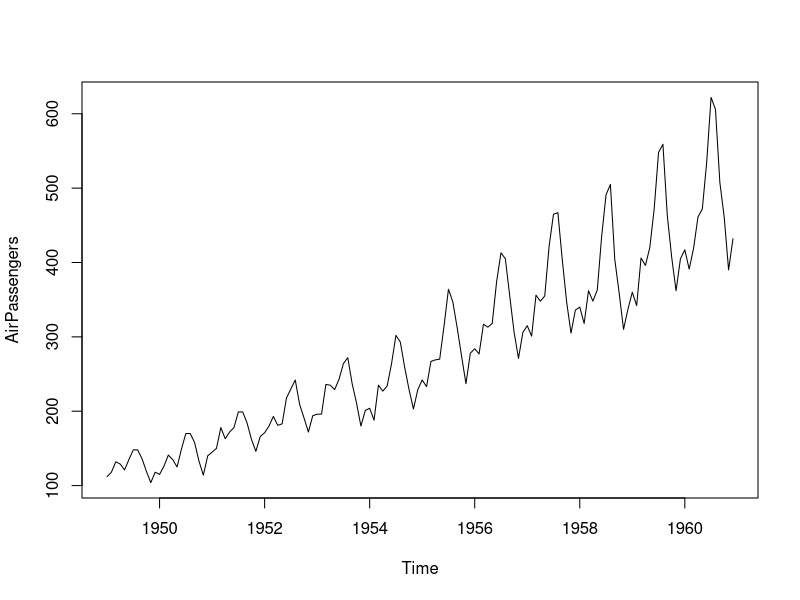
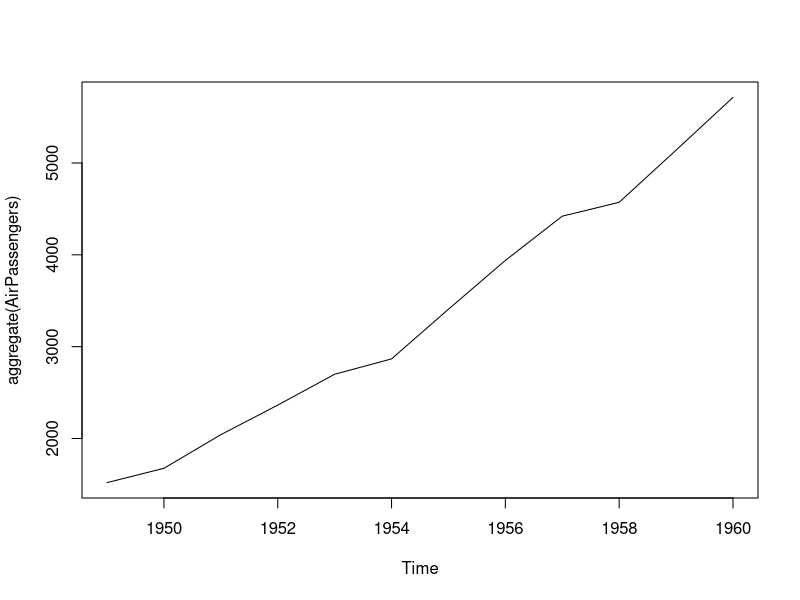
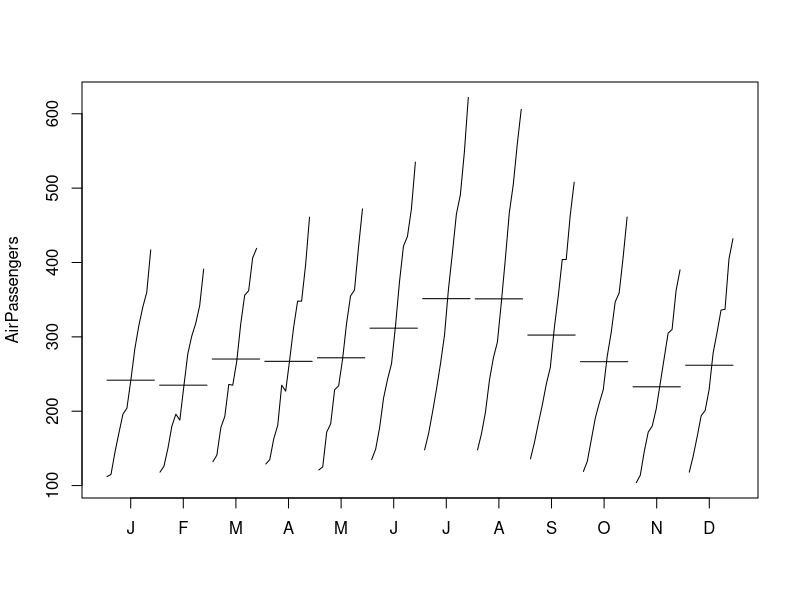
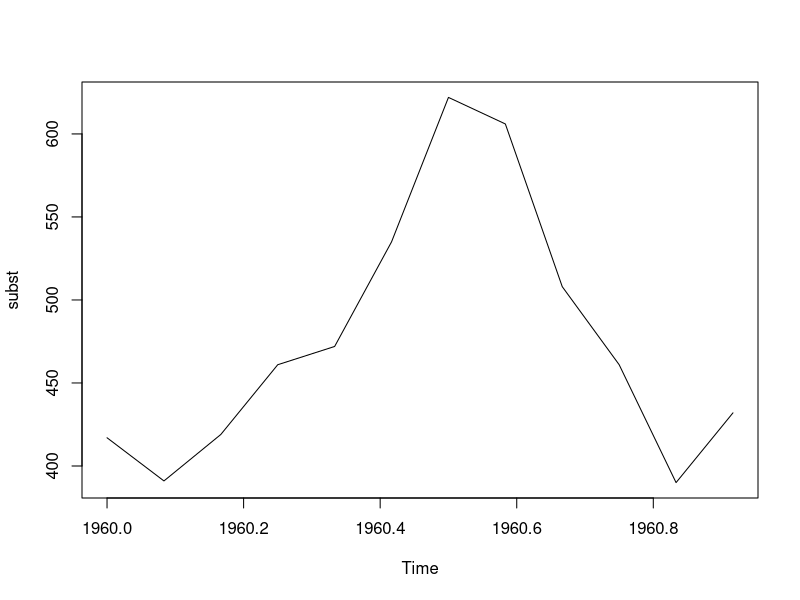
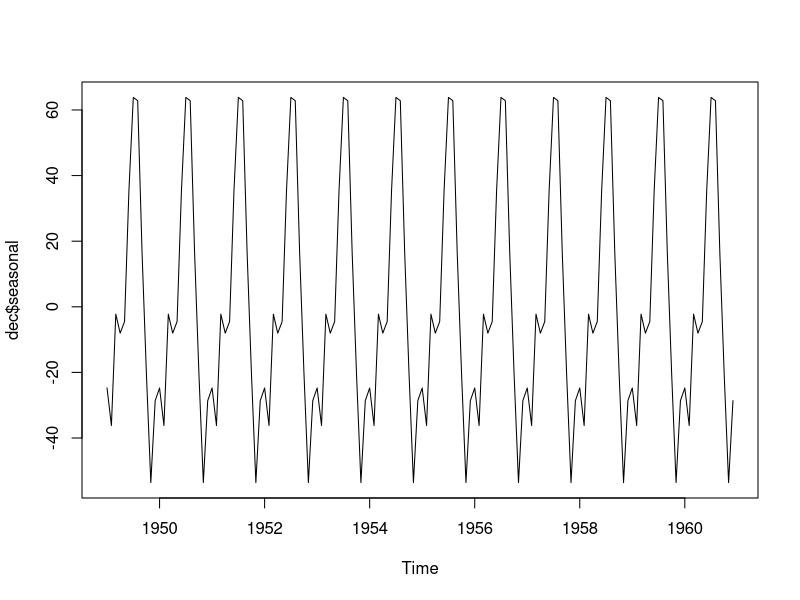
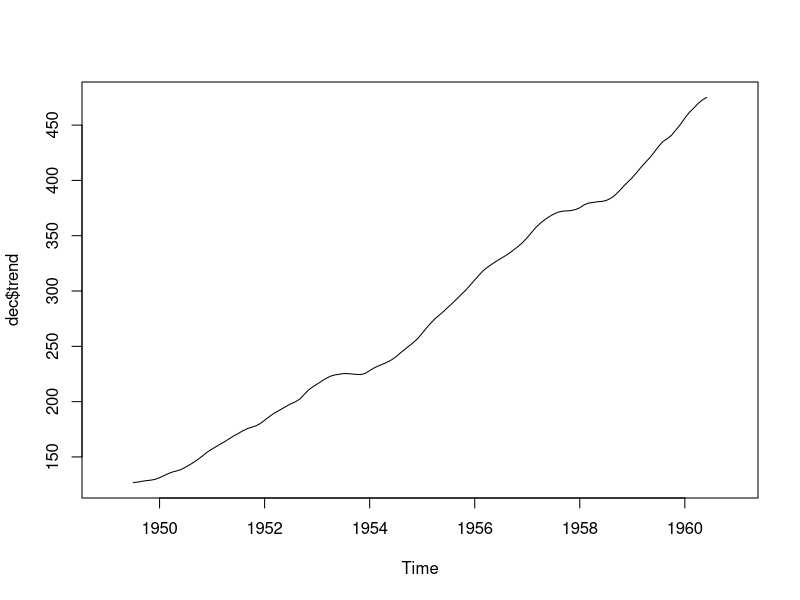
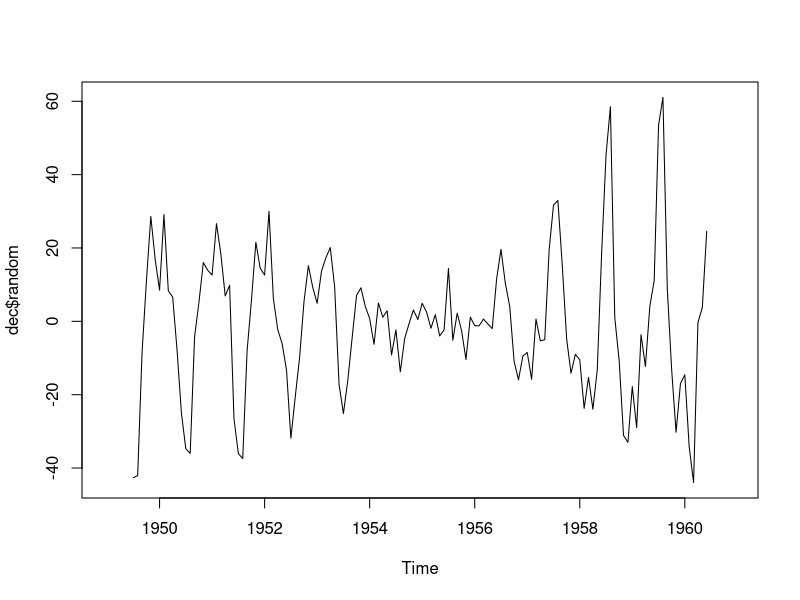
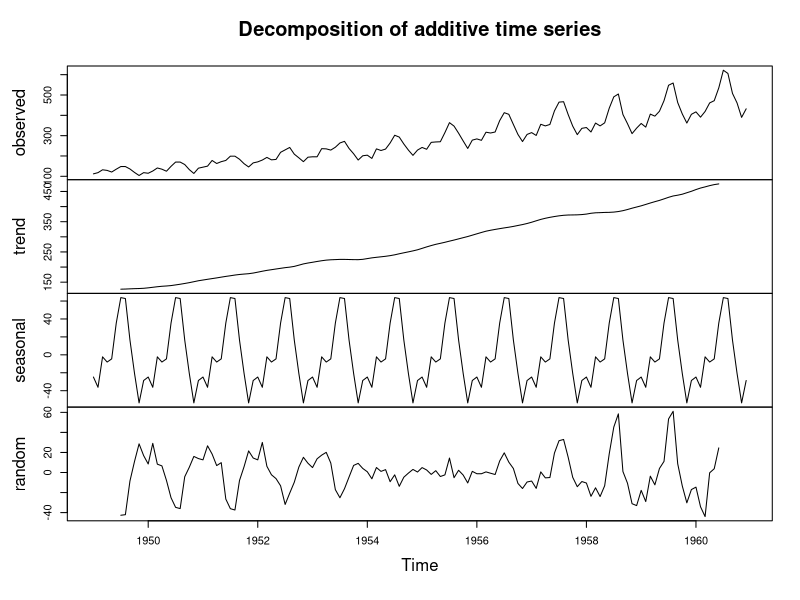

These figures' R source, in order:
##Series Temporais Explorando os Dados##
#Ver a base de dados
AirPassengers
#Pegar a data de inicio da serie temporal
start(AirPassengers)
#Pegar a data final da serie
end(AirPassengers)
#Gerar grafi a base
plot(AirPassengers)
#Gerar grafico da serie agregada por ano
plot(aggregate(AirPassengers))
#Gerar grafico agredado por mes
monthplot(AirPassengers)
#Trabalhar so com uma parte dos dados
subst = window(AirPassengers, start=c(1960,1), end=c(1960,12))
#Gerar gráfico 
subst
plot(subst)


##Decompondo os dados##
#Usando a função decompose
dec = decompose(AirPassengers)
dec
#Ver somente a sazonalidade
dec$seasonal
plot(dec$seasonal)
#Ver somente tendencia
dec$trend
plot(dec$trend)
#Ver somente aleatoridade
dec$random
plot(dec$random)
#gerar o grafico de todos juntos
plot(dec)

##Fazendo previsão##
#Usando a media geral porem o erro pode ser muito alto devido a tendencia de crescimento
mean(AirPassengers)
#Usando pela media do ultimo ano
mean(window(AirPassengers, start=c(1960,1), end=c(1960,12)))
#Instalar o pacote forecast
install.packages("forecast")
library(forecast)
#Ideal fazer pela media movel
mediamovel = ma(AirPassengers, order=12)
mediamovel
#Grafico media movel
plot(mediamovel)
#fazendo a previsão o h do forecast tem que ser igual ao valor de order da mediamovel
previsao = forecast(mediamovel, h=12)
#o Lo e Hi são o indices de confiaça
previsao
plot(previsao)

#melhorando a previsão com arima que vai levar em conta a sazonalidade
#usando a arima.auto para configurar automatico
arima = auto.arima(AirPassengers)
arima

#Gerando a previsão com o arima
previsao2 = forecast(arima, h=12)
previsao2
plot(previsao2)
